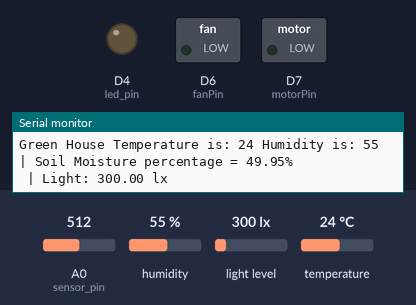
This sketch was run on a simulated ESP8266 (NodeMCU). Parts: switched loads named in the sketch (green lamp = pin HIGH), output pins drawn as LEDs (lit = HIGH), the last lines printed to the serial monitor. Dashed ring = blinking. Inputs (shaded band) come from the test bench; at power-on: A0 (sensor_pin) = 512, temperature 24 °C, light level 300 lx, humidity 55 %. WiFi joins after 1.5 s; servers stay silent unless stated.

Above: at 3.1 s.
3.2 s: A0 (sensor_pin) set to 700
4.7 s: A0 (sensor_pin) set to 729
At 5.3 s:
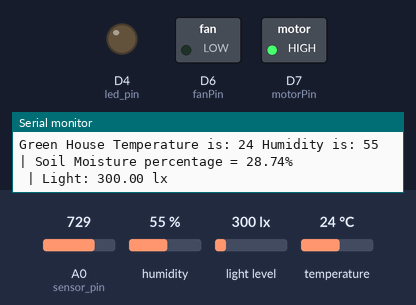
7.7 s: temperature set to 32 °C
10.2 s: temperature set to 35 °C
At 11.8 s:
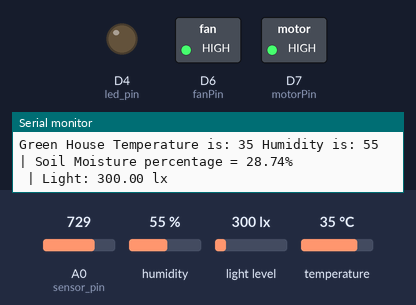
13.2 s: light level set to 882 lx
14.7 s: light level set to 935 lx
Timing chart, 0 to 18.4 s (numbered marks = the images above; inputs shaded):
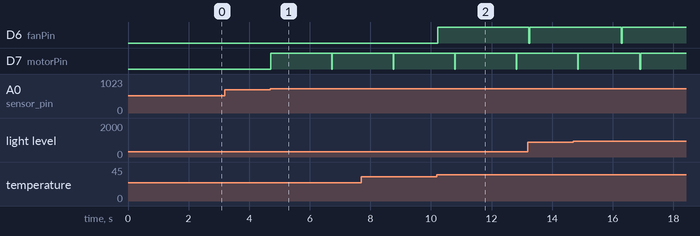

Measured:
- the behaviour switches between 716 and 717 on A0 (sensor_pin) (found by bisection; images 0 and 1)
- the behaviour switches between 33 and 34 °C on temperature (found by bisection; images 1 and 2)
- after the input at 4.7 s, D7 (motorPin): LOW → HIGH at once, → LOW 2.0 s later, → HIGH 0.03 s later
- after the input at 10.2 s, D6 (fanPin): LOW → HIGH at once

The sketch:

Integration_Testing_-_Green_House.ino
```cpp
#define BLYNK_TEMPLATE_ID ""
#define BLYNK_TEMPLATE_NAME "Green House"
#define BLYNK_AUTH_TOKEN ""

#define BLYNK_PRINT Serial

#include <ESP8266WiFi.h>
#include <BlynkSimpleEsp8266.h>

const char* ssid = "TCL 30E";
const char* pass = "dee04300";

#define DHT11_PIN D5
#include <DFRobot_DHT11.h>
DFRobot_DHT11 DHT;

#include <BH1750.h>
#include <Wire.h>
BH1750 lightMeter;

const int sensor_pin = A0;
const int led_pin = D4;
const int motorPin = D7;
const int fanPin = D6;

unsigned long motorStartTime = 0;
unsigned long fanStartTime = 0;
unsigned long lastUpdateTime = 0;
bool motorState = LOW;
bool fanState = LOW;
bool motorOn = false;
bool fanOn = false;

void setup() {
  Serial.begin(115200);
  delay(100);

  WiFi.begin(ssid, pass);
  while (WiFi.status() != WL_CONNECTED) {
    delay(500);
    Serial.print(".");
  }
  Serial.println("");
  Serial.println("WiFi connected");

  Blynk.begin(BLYNK_AUTH_TOKEN, ssid, pass);

  Wire.begin();
  lightMeter.begin();
  pinMode(sensor_pin, INPUT);
  pinMode(led_pin, OUTPUT);
  pinMode(fanPin, OUTPUT);
  pinMode(motorPin,OUTPUT);
}

void loop() {
  Blynk.run();

  DHT.read(DHT11_PIN);

  float moisture_percentage = (100.00 - ((analogRead(sensor_pin) / 1023.00) * 100.00));
  float lux = lightMeter.readLightLevel();

  // Temperature monitoring and controlling
  if(DHT.temperature > 33 && !fanOn) {
    Serial.println("Starting the fan");
    fanOn = true;
    fanState = HIGH;
    fanStartTime = millis();
    digitalWrite(fanPin, fanState);
    Blynk.logEvent("temperature_event", "Green house temperature is greater than 32C!");
  }
  if(fanState == HIGH && millis() - fanStartTime >= 3000) {
    fanState = LOW;
    digitalWrite(fanPin, fanState);
    fanOn = false;
  }

  if(DHT.humidity > 80) {
    Serial.println("High Humidity detected");
    Blynk.logEvent("humidity_event", "Green house humidity is greater than 70%!");
  }

  // Soil moisture monitoring and controlling
  if(moisture_percentage > 50) {
    Serial.println("High soil moisture detected");
    Blynk.logEvent("soil_moisture_event", "Green house soil moisture is greater than 50%!");
  } else if(moisture_percentage < 10) {
    Serial.println("Low soil moisture detected");
    Blynk.logEvent("low_soil_moisture_event", "Green house soil moisture is lower than 10%!");
  }

  if(moisture_percentage < 30 && !motorOn) {
    Serial.println("Starting the motor");
    motorOn = true;
    motorState = HIGH;
    motorStartTime = millis();
    digitalWrite(motorPin, motorState);
  }
  if(motorState == HIGH && millis() - motorStartTime >= 2000) {
    motorState = LOW;
    digitalWrite(motorPin, motorState);
    motorOn = false;
  }

  if(lux > 900) {
    Serial.println("Extreme Sunlight detected");
    Blynk.logEvent("light_intensity_event", "Green house light intensity is in a critical level!");
  }

  // Print and log data every second
  if(millis() - lastUpdateTime >= 1000) {
    lastUpdateTime = millis();

    Serial.print("Green House Temperature is: ");
    Serial.print(DHT.temperature);
    Serial.print(" Humidity is: ");
    Serial.print(DHT.humidity);
    Serial.print(" | Soil Moisture percentage = ");
    Serial.print(moisture_percentage);
    Serial.println("%");
    Serial.print(" | Light: ");
    Serial.print(lux);
    Serial.println(" lx");

    // Send data to Blynk every second
    Blynk.virtualWrite(V0, DHT.temperature);
    Blynk.virtualWrite(V1, DHT.humidity);
    Blynk.virtualWrite(V2, lux);
    Blynk.virtualWrite(V3, moisture_percentage);
  }
}
```
